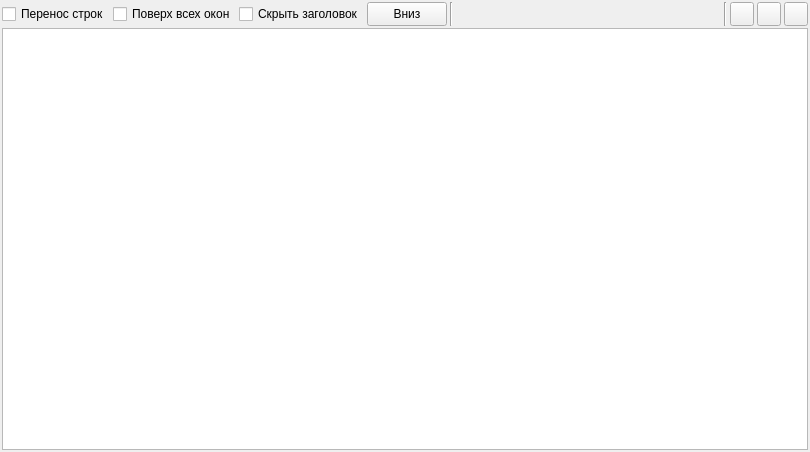
<?xml version="1.0" encoding="UTF-8"?>
<ui version="4.0">
 <class>LogConsoleWidget</class>
 <widget class="QWidget" name="LogConsoleWidget">
  <property name="geometry">
   <rect>
    <x>0</x>
    <y>0</y>
    <width>810</width>
    <height>452</height>
   </rect>
  </property>
  <property name="windowTitle">
   <string>Form</string>
  </property>
  <layout class="QVBoxLayout" name="verticalLayout">
   <property name="spacing">
    <number>2</number>
   </property>
   <property name="leftMargin">
    <number>2</number>
   </property>
   <property name="topMargin">
    <number>2</number>
   </property>
   <property name="rightMargin">
    <number>2</number>
   </property>
   <property name="bottomMargin">
    <number>2</number>
   </property>
   <item>
    <layout class="QHBoxLayout" name="horizontalLayout">
     <property name="spacing">
      <number>3</number>
     </property>
     <property name="sizeConstraint">
      <enum>QLayout::SetDefaultConstraint</enum>
     </property>
     <item>
      <widget class="QCheckBox" name="checkBox_lineWrap">
       <property name="text">
        <string>Перенос строк</string>
       </property>
      </widget>
     </item>
     <item>
      <widget class="QCheckBox" name="checkBoxOnTopHint">
       <property name="text">
        <string>Поверх всех окон</string>
       </property>
      </widget>
     </item>
     <item>
      <widget class="QCheckBox" name="checkBoxHideTitle">
       <property name="text">
        <string>Скрыть заголовок</string>
       </property>
      </widget>
     </item>
     <item>
      <widget class="QPushButton" name="pushButton_GoDown">
       <property name="minimumSize">
        <size>
         <width>0</width>
         <height>24</height>
        </size>
       </property>
       <property name="text">
        <string>Вниз</string>
       </property>
      </widget>
     </item>
     <item>
      <widget class="Line" name="line">
       <property name="orientation">
        <enum>Qt::Vertical</enum>
       </property>
      </widget>
     </item>
     <item>
      <spacer name="horizontalSpacer">
       <property name="orientation">
        <enum>Qt::Horizontal</enum>
       </property>
       <property name="sizeHint" stdset="0">
        <size>
         <width>40</width>
         <height>20</height>
        </size>
       </property>
      </spacer>
     </item>
     <item>
      <widget class="Line" name="line_2">
       <property name="orientation">
        <enum>Qt::Vertical</enum>
       </property>
      </widget>
     </item>
     <item>
      <widget class="QPushButton" name="pushButton_clear">
       <property name="sizePolicy">
        <sizepolicy hsizetype="Fixed" vsizetype="Fixed">
         <horstretch>0</horstretch>
         <verstretch>0</verstretch>
        </sizepolicy>
       </property>
       <property name="minimumSize">
        <size>
         <width>24</width>
         <height>24</height>
        </size>
       </property>
       <property name="maximumSize">
        <size>
         <width>24</width>
         <height>24</height>
        </size>
       </property>
       <property name="text">
        <string/>
       </property>
      </widget>
     </item>
     <item>
      <widget class="QPushButton" name="FilterButton">
       <property name="sizePolicy">
        <sizepolicy hsizetype="Fixed" vsizetype="Fixed">
         <horstretch>0</horstretch>
         <verstretch>0</verstretch>
        </sizepolicy>
       </property>
       <property name="minimumSize">
        <size>
         <width>24</width>
         <height>24</height>
        </size>
       </property>
       <property name="maximumSize">
        <size>
         <width>24</width>
         <height>24</height>
        </size>
       </property>
       <property name="baseSize">
        <size>
         <width>0</width>
         <height>0</height>
        </size>
       </property>
       <property name="text">
        <string/>
       </property>
      </widget>
     </item>
     <item>
      <widget class="QPushButton" name="settingsButton">
       <property name="sizePolicy">
        <sizepolicy hsizetype="Fixed" vsizetype="Fixed">
         <horstretch>0</horstretch>
         <verstretch>0</verstretch>
        </sizepolicy>
       </property>
       <property name="minimumSize">
        <size>
         <width>24</width>
         <height>24</height>
        </size>
       </property>
       <property name="maximumSize">
        <size>
         <width>24</width>
         <height>24</height>
        </size>
       </property>
       <property name="baseSize">
        <size>
         <width>0</width>
         <height>0</height>
        </size>
       </property>
       <property name="text">
        <string/>
       </property>
      </widget>
     </item>
    </layout>
   </item>
   <item>
    <widget class="QTextEdit" name="textEdit">
     <property name="sizePolicy">
      <sizepolicy hsizetype="Expanding" vsizetype="Expanding">
       <horstretch>0</horstretch>
       <verstretch>0</verstretch>
      </sizepolicy>
     </property>
     <property name="html">
      <string>&lt;!DOCTYPE HTML PUBLIC &quot;-//W3C//DTD HTML 4.0//EN&quot; &quot;http://www.w3.org/TR/REC-html40/strict.dtd&quot;&gt;
&lt;html&gt;&lt;head&gt;&lt;meta name=&quot;qrichtext&quot; content=&quot;1&quot; /&gt;&lt;meta charset=&quot;utf-8&quot; /&gt;&lt;style type=&quot;text/css&quot;&gt;
p, li { white-space: pre-wrap; }
hr { height: 1px; border-width: 0; }
li.unchecked::marker { content: &quot;\2610&quot;; }
li.checked::marker { content: &quot;\2612&quot;; }
&lt;/style&gt;&lt;/head&gt;&lt;body style=&quot; font-family:'Segoe UI'; font-size:9pt; font-weight:400; font-style:normal;&quot;&gt;
&lt;p style=&quot;-qt-paragraph-type:empty; margin-top:0px; margin-bottom:0px; margin-left:0px; margin-right:0px; -qt-block-indent:0; text-indent:0px;&quot;&gt;&lt;br /&gt;&lt;/p&gt;&lt;/body&gt;&lt;/html&gt;</string>
     </property>
    </widget>
   </item>
  </layout>
 </widget>
 <resources/>
 <connections/>
</ui>
